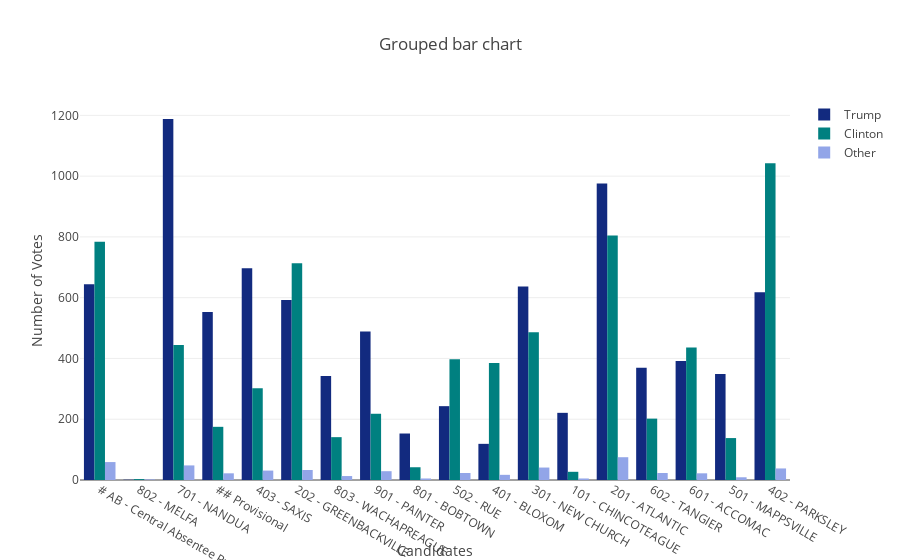

Write notebook code for a chart like this one.
### Code cell
# Let's display that with plotly.

mydata1 = go.Bar(x=list(accomack['precinct'].value_counts().index), 
                 y=list(accomack['votes']['Donald Trump']), 
                 marker=dict(color='#122A7F'),
                 name='Trump')
mydata2 = go.Bar(x=list(accomack['precinct'].value_counts().index), 
                 y=list(accomack['votes']['Hillary Clinton']), 
                 marker=dict(color='#008080'),
                 name='Clinton')
mydata3 = go.Bar(x=list(accomack['precinct'].value_counts().index), 
                 y=list(accomack['votes']['Other']), 
                 marker=dict(color='#92A5E8'),
                 name='Other')

mylayout = go.Layout(
    title='Grouped bar chart',
    xaxis=dict(title='Candidates'),
    yaxis=dict(title='Number of Votes')    
)
fig = go.Figure(data=[mydata1, mydata2, mydata3], layout=mylayout)
iplot(fig)

### Figure 1 — Plotly figure (JSON) as saved in the notebook; plotly's stock layout.template omitted (floating-point values rounded to 4 significant figures)
{"data": [{"marker": {"color": "#122A7F"}, "name": "Trump", "type": "bar", "uid": "3a5a587b-7f2f-4ace-85aa-3bd81919b900", "x": ["# AB - Central Absentee Precinct", "802 - MELFA", "701 - NANDUA", "## Provisional", "403 - SAXIS", "202 - GREENBACKVILLE", "803 - WACHAPREAGUE", "901 - PAINTER", "801 - BOBTOWN", "502 - RUE", "401 - BLOXOM", "301 - NEW CHURCH", "101 - CHINCOTEAGUE", "201 - ATLANTIC", "602 - TANGIER", "601 - ACCOMAC", "501 - MAPPSVILLE", "402 - PARKSLEY"], "y": [644, 1, 1188, 553, 697, 592, 342, 489, 153, 243, 119, 637, 221, 976, 369, 392, 349, 618]}, {"marker": {"color": "#008080"}, "name": "Clinton", "type": "bar", "uid": "5c9b72ca-ce91-4e5f-b780-1778d8c472b3", "x": ["# AB - Central Absentee Precinct", "802 - MELFA", "701 - NANDUA", "## Provisional", "403 - SAXIS", "202 - GREENBACKVILLE", "803 - WACHAPREAGUE", "901 - PAINTER", "801 - BOBTOWN", "502 - RUE", "401 - BLOXOM", "301 - NEW CHURCH", "101 - CHINCOTEAGUE", "201 - ATLANTIC", "602 - TANGIER", "601 - ACCOMAC", "501 - MAPPSVILLE", "402 - PARKSLEY"], "y": [784, 3, 444, 175, 302, 713, 141, 218, 42, 397, 385, 486, 27, 805, 202, 436, 138, 1042]}, {"marker": {"color": "#92A5E8"}, "name": "Other", "type": "bar", "uid": "de78abb2-aefd-4fd7-a092-19c048376eea", "x": ["# AB - Central Absentee Precinct", "802 - MELFA", "701 - NANDUA", "## Provisional", "403 - SAXIS", "202 - GREENBACKVILLE", "803 - WACHAPREAGUE", "901 - PAINTER", "801 - BOBTOWN", "502 - RUE", "401 - BLOXOM", "301 - NEW CHURCH", "101 - CHINCOTEAGUE", "201 - ATLANTIC", "602 - TANGIER", "601 - ACCOMAC", "501 - MAPPSVILLE", "402 - PARKSLEY"], "y": [59, 2, 48, 22, 31, 33, 13, 29, 5, 23, 17, 41, 5, 75, 23, 22, 9, 38]}], "layout": {"title": {"text": "Grouped bar chart"}, "xaxis": {"title": {"text": "Candidates"}}, "yaxis": {"title": {"text": "Number of Votes"}}}}
